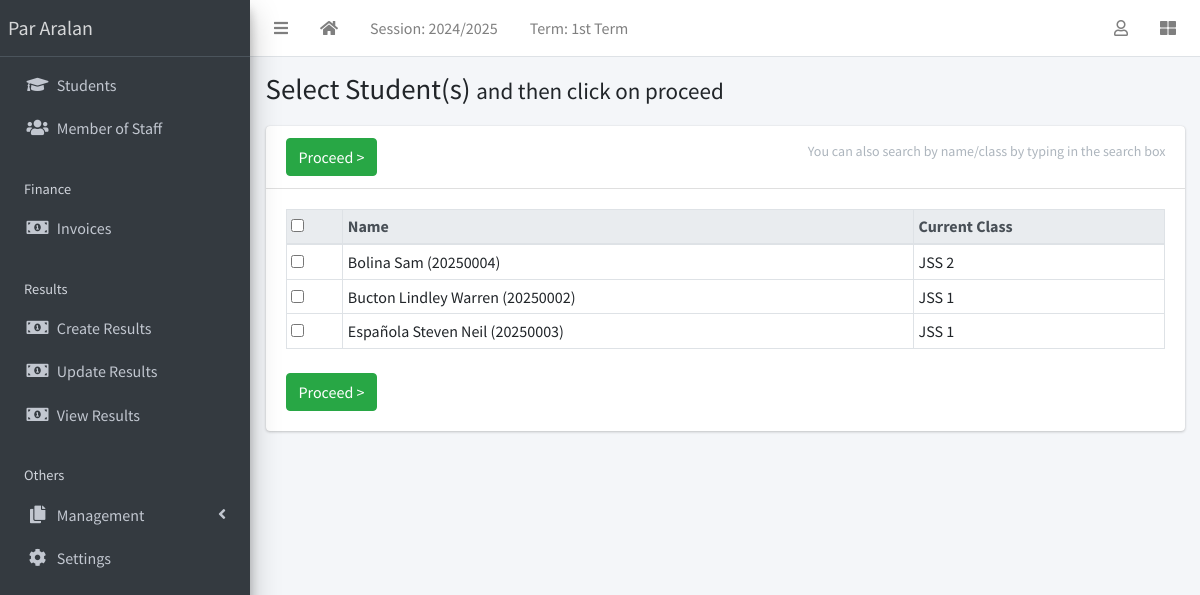
The page /result/create/ (signed in) on the database its author committed.
### apps/corecode/models.py (models this page shows, shortened)
class AcademicSession(models.Model):
    name = models.CharField(max_length=200, unique=True)
    current = models.BooleanField(default=True)
    class Meta:
        ordering = ["-name"]

class AcademicTerm(models.Model):
    name = models.CharField(max_length=20, unique=True)
    current = models.BooleanField(default=True)
    class Meta:
        ordering = ["name"]

class SiteConfig(models.Model):
    key = models.SlugField()
    value = models.CharField(max_length=200)

class StudentClass(models.Model):
    name = models.CharField(max_length=200, unique=True)
    class Meta:
        verbose_name = "Class"
        verbose_name_plural = "Classes"
        ordering = ["name"]
    def __str__(self):
        return self.name

### apps/students/models.py (models this page shows, shortened)
class Student(models.Model):
    STATUS_CHOICES = [("active", "Active"), ("inactive", "Inactive")]
    GENDER_CHOICES = [("male", "Male"), ("female", "Female")]
    current_status = models.CharField(
        max_length=10, choices=STATUS_CHOICES, default="active"
    )
    registration_number = models.CharField(max_length=200, unique=True)
    surname = models.CharField(max_length=200)
    firstname = models.CharField(max_length=200)
    other_name = models.CharField(max_length=200, blank=True)
    gender = models.CharField(max_length=10, choices=GENDER_CHOICES, default="male")
    date_of_birth = models.DateField(default=timezone.now)
    current_class = models.ForeignKey(
        StudentClass, on_delete=models.SET_NULL, blank=True, null=True
    )
    date_of_admission = models.DateField(default=timezone.now)
    mobile_num_regex = RegexValidator(
        regex="^[0-9]{10,15}$", message="Entered mobile number isn't in a right format!"
    )
    parent_mobile_number = models.CharField(
        validators=[mobile_num_regex], max_length=13, blank=True
    )
    address = models.TextField(blank=True)
    others = models.TextField(blank=True)
    passport = models.ImageField(blank=True, upload_to="students/passports/")
    class Meta:
        ordering = ["surname", "firstname", "other_name"]
    def __str__(self):
        return f"{self.surname} {self.firstname} {self.other_name} ({self.registration_number})"

### apps/result/views.py (the view, shortened to what this page needs)
# urls.py: path("create/", create_result, name="create-result"),
@login_required
def create_result(request):
    students = Student.objects.all()
    return render(request, "result/create_result.html", {"students": students})

### apps/corecode/context_processors.py (called while the page is built)
def site_defaults(request):
    current_session = AcademicSession.objects.get(current=True)
    current_term = AcademicTerm.objects.get(current=True)
    vals = SiteConfig.objects.all()
    contexts = {
        "current_session": current_session.name,
        "current_term": current_term.name,
    }
    for val in vals:
        contexts[val.key] = val.value
    return contexts

### apps/result/templates/result/create_result.html (shortened to what this page needs)
{% extends 'base.html' %}
{% block title %}
  Select Student(s) <span class="small">and then click on proceed</span>
{% endblock title %}
{% block content-header %}
  <form method="POST">
  <div class="card-header">
    <h3 class="card-title">
      <input type="submit" class="btn btn-success" value="Proceed >">
    </h3>
    <div class="card-tools">
      <p class="small btn btn-tool">You can also search by name/class by typing in the search box</p>
    </div>
  </div>
{% endblock content-header %}
{% block content %}
  <table id="studenttable" class="table table-sm table-bordered" data-page-length='100'>
    <thead class="thead-light">
      <tr>
        <th><input type="checkbox" id="selecter"></th>
        <th>Name</th>
        <th>Current Class</th>
      </tr>
    </thead>
    <tbody>
      {% for student in students %}
        <tr>
          <td><input type="checkbox" id="{{ student.id }}" name="students" value="{{ student.id}}"></td>
          <td>{{student}} </td>
          <td>{{student.current_class}}</td>
        </tr>
      {% endfor %}
    </tbody>
  </table>
  <input type="submit" class="btn btn-success mt-2" value="Proceed >">
</form>
{% endblock content %}

### templates/base.html (shortened to what this page needs)
{% load static %}
<!DOCTYPE html>
<html lang="en">
<head>
  <link rel="stylesheet" href="{% static 'plugins/fontawesome-free/css/all.min.css' %}">
  <link rel="stylesheet" href="{% static 'plugins/toastr/toastr.min.css' %}">
  <link rel="stylesheet"
    href="{% static 'plugins/overlayScrollbars/css/OverlayScrollbars.min.css' %}">
  <link rel="stylesheet" href="{% static 'plugins/Datatables/datatables.min.css' %}" />
  <link rel="stylesheet" href="{% static 'dist/css/adminlte.min.css' %}">
</head>
<body
  class="hold-transition sidebar-mini layout-fixed layout-navbar-fixed layout-footer-fixed">
  <div class="wrapper">
    <nav class="main-header navbar navbar-expand navbar-white navbar-light">
      <ul class="navbar-nav">
        <li class="nav-item">
          <a class="nav-link" data-widget="pushmenu" href="#" role="button"><i
              class="fas fa-bars"></i></a>
        </li>
        <li class="nav-item d-none d-sm-inline-block">
          <a href="{% url 'home' %} " class="nav-link"><i class="fa fa-home"></i></a>
        </li>
        <li class="nav-item d-none d-sm-inline-block">
          <a href="{% url 'current-session' %}" class="nav-link">Session: {{ current_session }}</a>
        </li>
        <li class="nav-item d-none d-sm-inline-block">
          <a href="{% url 'current-session' %}" class="nav-link">Term: {{ current_term }}</a>
        </li>
      </ul>
      <ul class="navbar-nav ml-auto">
        <li class="nav-item dropdown">
          <a class="nav-link" data-toggle="dropdown" href="#">
            <i class="far fa-user"></i>
          </a>
        </li>
        <li class="nav-item">
          <a class="nav-link" data-widget="control-sidebar" data-slide="true"
            href="#" role="button"><i class="fas fa-th-large"></i></a>
        </li>
      </ul>
    </nav>
    <aside class="main-sidebar sidebar-dark-primary elevation-4">
      <a href="{% url 'home' %}" class="brand-link">{{ school_name | default:"Par Aralan" }}</a>
      <div class="sidebar">
        <nav class="mt-2">
          <ul class="nav nav-pills nav-sidebar flex-column"
            data-widget="treeview" role="menu" data-accordion="false">
            <li class="nav-item">
              <a href="{% url 'student-list' %}" class="nav-link">
                <i class="nav-icon fas fa-graduation-cap"></i>
                <p>
                  Students
                </p>
              </a>
            </li>
            <li class="nav-item">
              <a href="{% url 'staff-list' %}" class="nav-link">
                <i class="nav-icon fas fa-users"></i>
                <p>
                  Member of Staff
                </p>
              </a>
            </li>
            <li class="nav-header">Finance</li>
            <li class="nav-item">
              <a href="{% url 'invoice-list' %}" class="nav-link">
                <i class="nav-icon fas fa-money-bill-alt"></i>
                <p>
                  Invoices
                </p>
              </a>
            </li>
            <li class="nav-header">Results</li>
            <li class="nav-item">
              <a href="{% url 'create-result' %}" class="nav-link">
                <i class="nav-icon fas fa-money-bill-alt"></i>
                <p>
                  Create Results
                </p>
              </a>
            </li>
            <li class="nav-item">
              <a href="{% url 'edit-results' %}" class="nav-link">
                <i class="nav-icon fas fa-money-bill-alt"></i>
                <p>
                  Update Results
                </p>
              </a>
            </li>
            <li class="nav-item">
              <a href="{% url 'view-results' %}" class="nav-link">
                <i class="nav-icon fas fa-money-bill-alt"></i>
                <p>
                  View Results
                </p>
              </a>
            </li>
            <li class="nav-header">Others</li>
            <li class="nav-item has-treeview">
              <a href="#" class="nav-link">
                <i class="nav-icon fas fa-copy"></i>
                <p>
                  Management
                  <i class="fas fa-angle-left right"></i>
                </p>
              </a>
            </li>
            <li class="nav-item">
              <a href="{% url 'configs' %}" class="nav-link">
                <i class="nav-icon fas fa-cog"></i>
                <p>
                  Settings
                </p>
              </a>
            </li>
          </ul>
        </nav>
      </div>
    </aside>
    <div class="content-wrapper">
      <section class="content-header">
        <div class="container-fluid">
          <div class="row mb-1">
            <div class="col-sm-8">
              <h1>{% block title %}{% endblock title %}</h1>
            </div>
            <div class="col-sm-4">
            </div>
          </div>
        </div>
      </section>
      <section class="content">
        <div class="container-fluid">
          <div class="row">
            <div class="col-md-12">
              {% block fullcard %}
              <div class="card">
                {% block content-header %}{% endblock content-header %}
                <div class="card-body">
                  <div class="row">
                    <div class="col">
                      {% block content %}
                      {% endblock content %}
                    </div>
                  </div>
                </div>
              </div>
              {% endblock fullcard %}
            </div>
          </div>
</body>
</html>

### rows shown on the page
AcademicSession: name "2024/2025"
AcademicTerm: name "1st Term"
SiteConfig: value "Par Aralan"
Student: surname+firstname+other_name "Bolina Sam (20250004)", current_class "JSS 2"
Student: surname+firstname+other_name "Bucton Lindley Warren (20250002)", current_class "JSS 1"
Student: surname+firstname+other_name "Española Steven Neil (20250003)", current_class "JSS 1"
